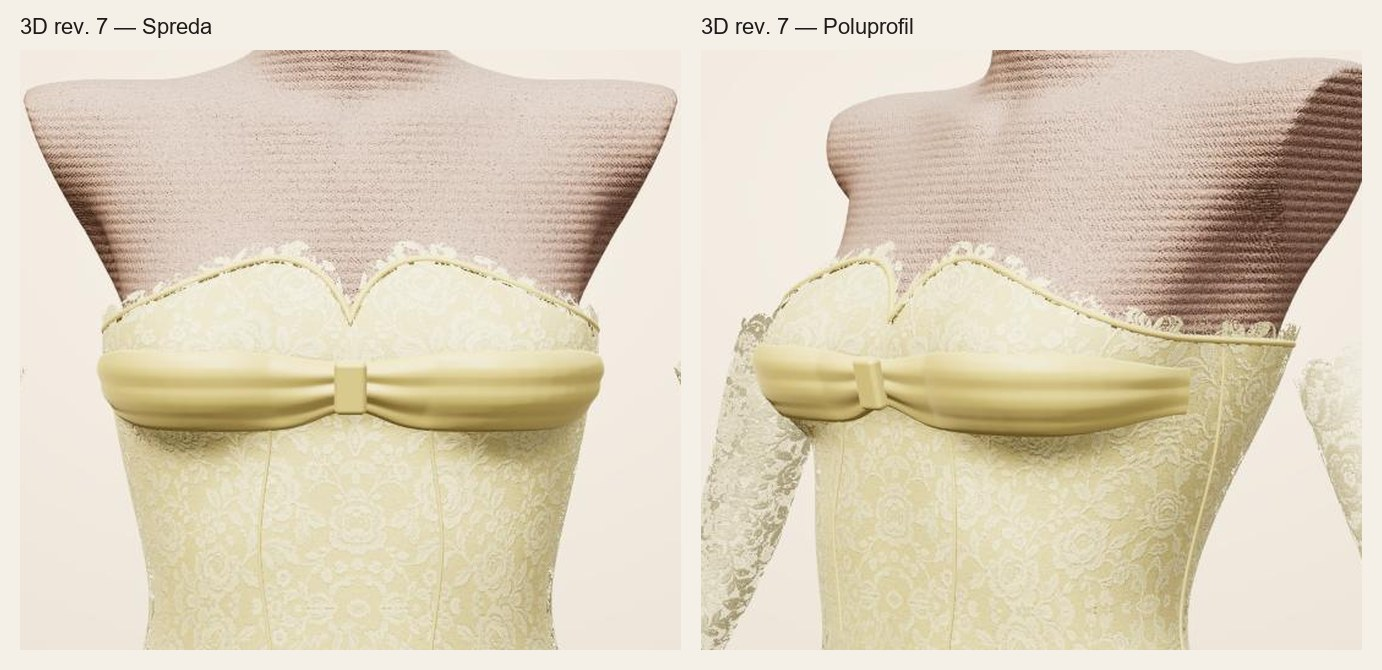
#> input picture docs-3d-bust-comparison.jpg, 1382 x 670 px
$ python make_lace.py ../docs-3d-bust-comparison.jpg
#> lines starting #> are read from the running program, lines starting #| are printed output that depends on the picture
"""Owner-supplied rose lace pattern -> seamless coverage map for the 3D lace.

  python tools/make_lace.py <pattern image>
Writes img/lace/rose-coverage.png (1024², grayscale: 0 = open, 255 = lace).
Tiled with THREE.MirroredRepeatWrapping (seamless, no ghosting).
The grey background of the photo becomes the open net; whites become lace.
"""
import sys
import numpy as np
from PIL import Image

src = sys.argv[1]
im = Image.open(src).convert('L')
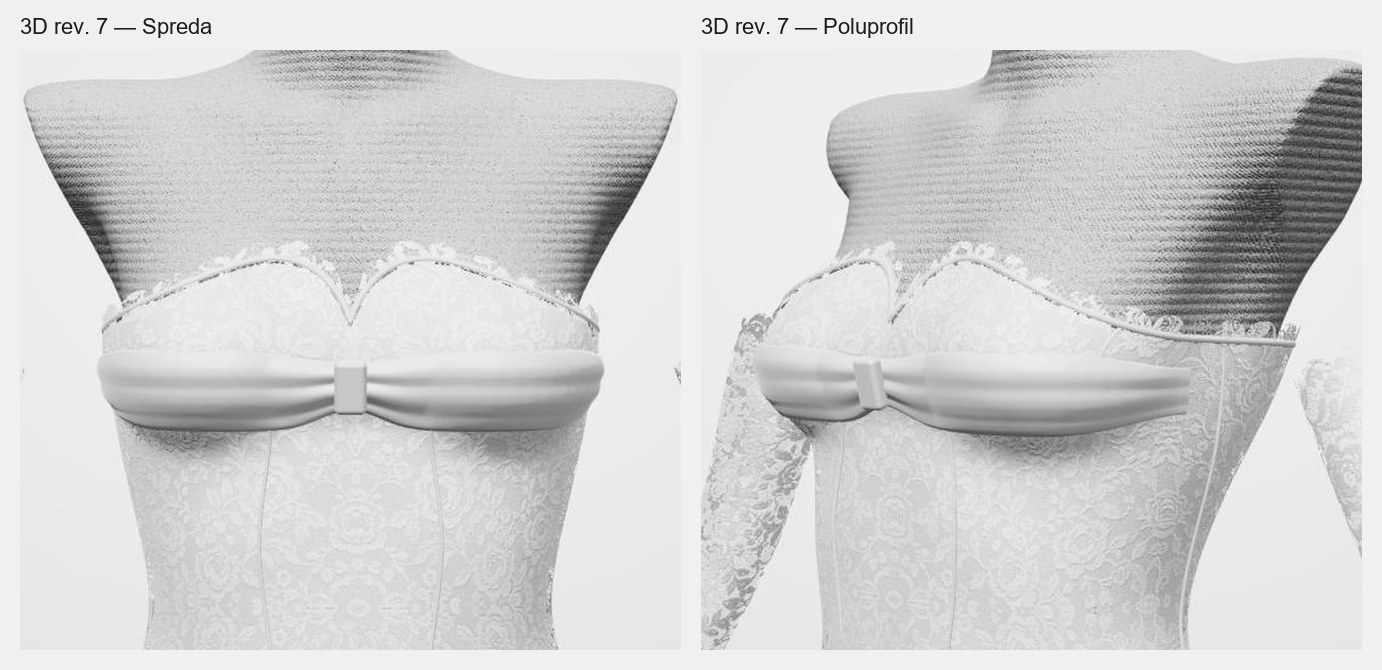
#> im: PIL image 1382x670 L; min 11, max 254, mean 210.9
S = min(im.size)
#> S = 670
a = np.asarray(im.crop((0, 0, S, S))).astype(np.float32)
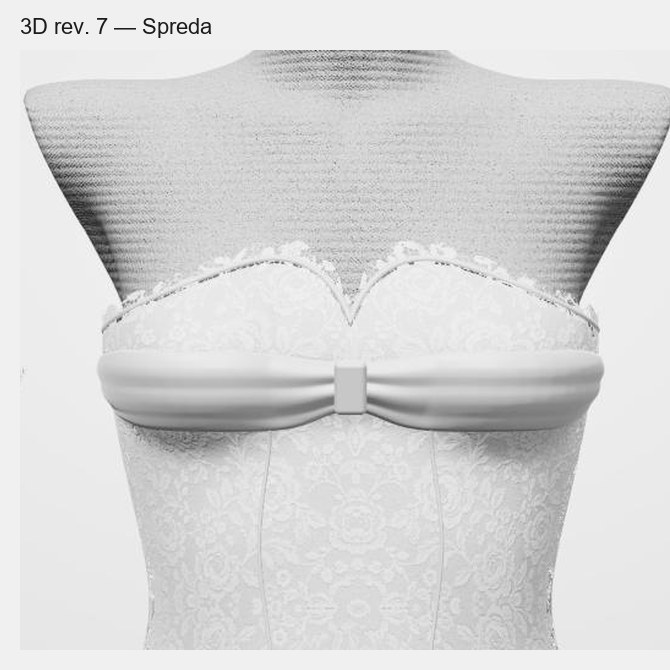
#> a: shape (670, 670) float32; min 11, max 254, mean 214.2

# no cross-fade (it ghosts the motifs): the viewer tiles this with
# MirroredRepeatWrapping, which is seamless without doubling the roses
t = a

# coverage: background grey (~115-130) -> 0, lace white (~215+) -> 1
cov = np.clip((t - 138.0) / (212.0 - 138.0), 0, 1)
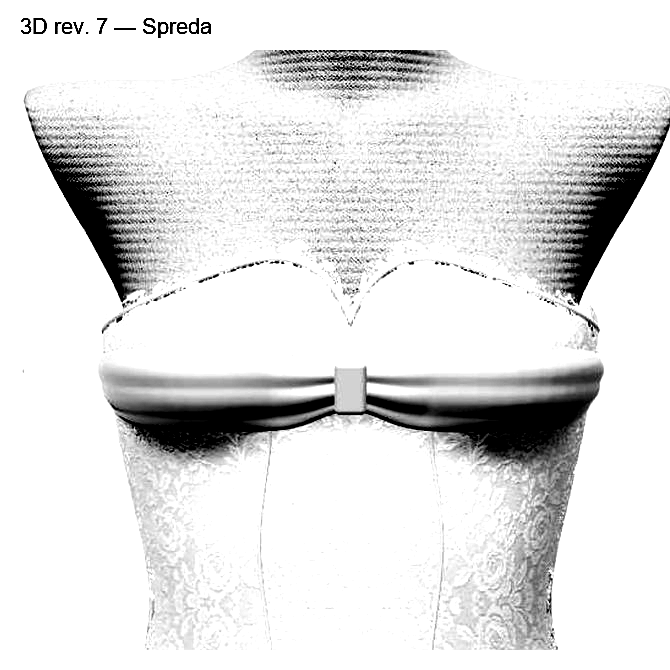
#> cov: shape (670, 670) float32; min 0, max 1, mean 0.887
out = Image.fromarray((cov * 255).astype(np.uint8)).resize((1024, 1024), Image.LANCZOS)
out.save('img/lace/rose-coverage.png', optimize=True)
c = np.asarray(out).astype(float)
print('saved', out.size, 'mean coverage', round(c.mean() / 255, 3),
      'LR seam', round(np.abs(c[:, 0] - c[:, -1]).mean(), 1), 'neighbour', round(np.abs(c[:, 0] - c[:, 1]).mean(), 1))
#| saved (1024, 1024) mean coverage 0.886 LR seam 5.2 neighbour 0.0
